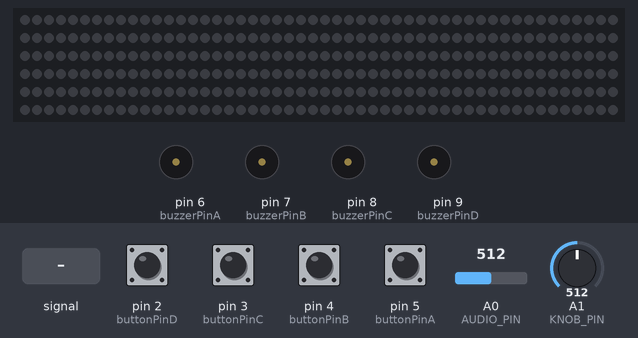
The sketch below on a simulated Arduino Leonardo, built with avr-gcc and run on an emulated ATmega32U4. Parts: 300 RGB LEDs in strip order, left to right, continuing on the next row, buzzer (waves = sounding, pin HIGH). Inputs (shaded band) come from the test bench; at power-on: pin 2 (buttonPinD), pin 3 (buttonPinC), pin 4 (buttonPinB), pin 5 (buttonPinA) HIGH, A0 (AUDIO_PIN) = 512, A1 (KNOB_PIN) = 512. Dim RGB values are drawn brighter than linear; USB keyboard and mouse output is not drawn.

Above: at 1.2 s.
1.3 s: A0 (AUDIO_PIN) fed a 200 Hz sine of ±81 counts around its level
At 1.51 s:
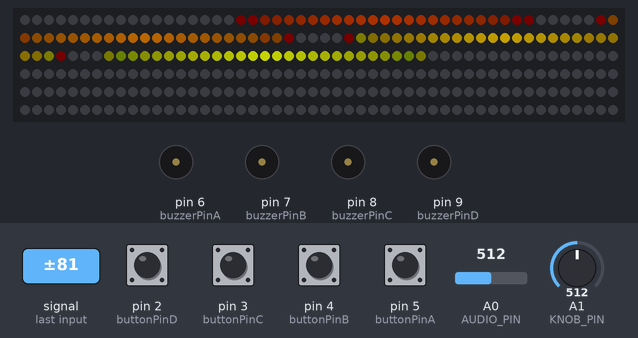
3.2 s: A0 (AUDIO_PIN) set to 774
At 3.52 s:
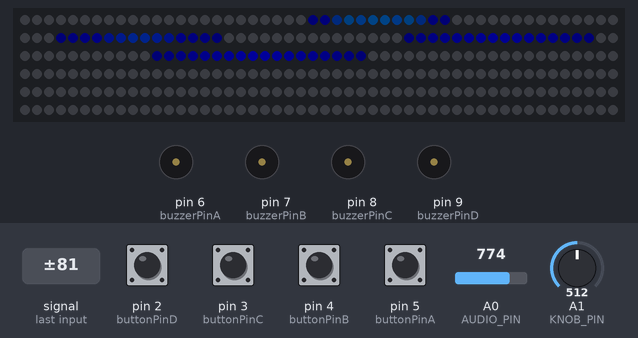
4.9 s: A0 (AUDIO_PIN) set to 761
At 6.15 s:
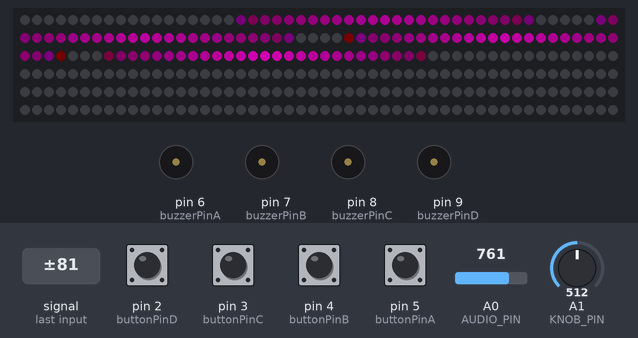
7.2 s: A1 (KNOB_PIN) set to 6
At 9.5 s:
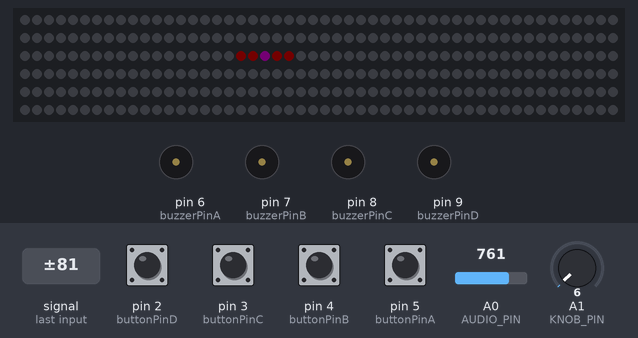
10.2 s: A1 (KNOB_PIN) set to 26
At 11.0 s:
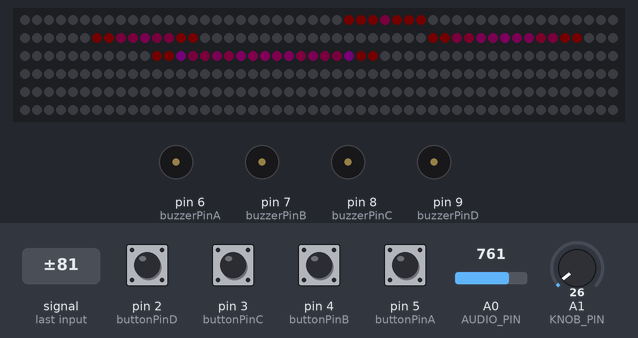
13.2 s: A0 (AUDIO_PIN) fed a 1000 Hz sine of ±255 counts around its level
At 18.7 s:
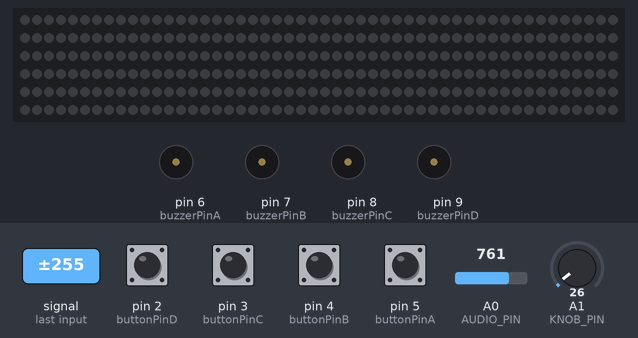

Measured:
- the behaviour switches between 768 and 767 on A0 (AUDIO_PIN) (found by bisection; images 2 and 3)
- after the input at 1.3 s, the LEDs: change after 0.14 s (image 1)
- after the input at 3.2 s, the LEDs: first change after 0.08 s (image 2 shows a later state)
- after the input at 4.9 s, the LEDs: first change after 0.41 s (image 3 shows a later state)
- after the input at 7.2 s, the LEDs: first differ from a run without the input after 0.23 s (image 4 shows a later state)
- after the input at 10.2 s, the LEDs: first change after 0.14 s (image 5 shows a later state)

The sketch:

combined-LED-and-buttons.ino
```cpp
#include "Keyboard.h"
#include <Adafruit_NeoPixel.h>  //Library to simplify interacting with the LED strand
#ifdef __AVR__
#include <avr/power.h>   //Includes the library for power reduction registers if your chip supports them.
#endif                   //More info: http://www.nongnu.org/avr-libc/user-manual/group__avr__power.htlm


// KEYBOARD
// declare button pins
const int buttonPinA = 5;
const int buttonPinB = 4;
const int buttonPinC = 3;
const int buttonPinD = 2;

// declare vibration motor pins
const int buzzerPinA = 6;
const int buzzerPinB = 7;
const int buzzerPinC = 8;
const int buzzerPinD = 9;

// declare vars to store button states for comparison between iterations of the loop
int prevButtonStateA = HIGH;
int prevButtonStateB = HIGH;
int prevButtonStateC = HIGH;
int prevButtonStateD = HIGH;


// LED Music Visualization
//Constants (change these as necessary)
#define LED_PIN   A5  //Pin for the pixel strand. Does not have to be analog.
#define LED_TOTAL 300  //Change this to the number of LEDs in your strand.
#define LED_HALFb  30
#define LED_HALFg  60
#define LED_HALFy  90
#define LED_HALFr  120


#define AUDIO_PIN A0  //Pin for the envelope of the sound detector
#define KNOB_PIN  A1  //Pin for the trimpot 10K


//<Globals>
//  These values either need to be remembered from the last pass of loop() or
//  need to be accessed by several functions in one pass, so they need to be global.

Adafruit_NeoPixel strand = Adafruit_NeoPixel(LED_TOTAL, LED_PIN, NEO_GRB + NEO_KHZ800);  //LED strand objetc

uint16_t gradient = 0; //Used to iterate and loop through each color palette gradually

uint8_t volume = 0;    //Holds the volume level read from the sound detector.
uint8_t last = 0;      //Holds the value of volume from the previous loop() pass.

float maxVol = 10;     //Holds the largest volume recorded thus far to proportionally adjust the visual's responsiveness.
float knob = 1023.0;   //Holds the percentage of how twisted the trimpot is. Used for adjusting the max brightness.
float avgVol = 0;      //Holds the "average" volume-level to proportionally adjust the visual experience.
float avgBump = 0;     //Holds the "average" volume-change to trigger a "bump."

bool bump = false;     //Used to pass if there was a "bump" in volume


void setup() {
 Serial.begin(9600); //Sets data rate for serial data transmission.
 strand.begin(); //Initialize the LED strand object.
 strand.show();  //Show a blank strand, just to get the LED's ready for use.

  // declare the buttons as input_pullup so there's no floating pins - when not pressed, button input pins are attached to 5V; when pressed, 0V
  // hence the inverted logic (pressed is LOW; not pressed is HIGH)

  pinMode(buttonPinA, INPUT_PULLUP);
  pinMode(buttonPinB, INPUT_PULLUP);
  pinMode(buttonPinC, INPUT_PULLUP);
  pinMode(buttonPinD, INPUT_PULLUP);

  pinMode(buzzerPinA, OUTPUT);
  pinMode(buzzerPinB, OUTPUT);
  pinMode(buzzerPinC, OUTPUT);
  pinMode(buzzerPinD, OUTPUT);

  Keyboard.begin();   // actually does nothing. Treat this line as a visual marker that a keyboard is now started.
}


void loop() {

 volume = analogRead(AUDIO_PIN);       //Record the volume level from the sound detector
 knob = analogRead(KNOB_PIN) / 1023.0; //Record how far the trimpot is twisted
 avgVol = (avgVol + volume) / 2.0;     //Take our "average" of volumes.

 //Sets a threshold for volume.
 //  In practice I've found noise can get up to 15, so if it's lower, the visual thinks it's silent.
 //  Also if the volume is less than average volume / 2 (essentially an average with 0), it's considered silent.
 if (volume < avgVol / 2.0 || volume < 15) volume = 0;

 //If the current volume is larger than the loudest value recorded, overwrite
 if (volume > maxVol) maxVol = volume;

 //This is where "gradient" is reset to prevent overflow.
 if (gradient > 1529) {
   gradient %= 1530;

   //Everytime a palette gets completed is a good time to readjust "maxVol," just in case
   //  the song gets quieter; we also don't want to lose brightness intensity permanently
   //  because of one stray loud sound.
   maxVol = (maxVol + volume) / 2.0;
 }


  // checking the state of each button
  int buttonStateA = digitalRead(buttonPinA);
  int buttonStateB = digitalRead(buttonPinB);
  int buttonStateC = digitalRead(buttonPinC);
  int buttonStateD = digitalRead(buttonPinD);


  // Button A is currently pressed and previously not pressed --> Press the button
  if (buttonStateA == LOW && prevButtonStateA == HIGH) {
    Keyboard.press('a');  // Use .press not .write to achieve continuous key press; otherwise, button will release right after.
    // Since we use .press, we need a way to release the key. See below
    digitalWrite(buzzerPinA, HIGH);
    delay(30);
    digitalWrite(buzzerPinA, LOW);
  }

  // Button A is currently not pressed and was previously pressed --> Release the button
  if (buttonStateA == HIGH && prevButtonStateA == LOW) {
    Keyboard.release('a'); // without this, if this button was previously pressed, it would forever keep pressing without releasing
    delay(30);
  }

  if (buttonStateB == LOW && prevButtonStateB == HIGH) {
    Keyboard.press('b');
    digitalWrite(buzzerPinB, HIGH);
    delay(30);
    digitalWrite(buzzerPinB, LOW);
  }

  if (buttonStateB == HIGH && prevButtonStateB == LOW) {
    Keyboard.release('b');
    delay(30);
  }

  if (buttonStateC == LOW && prevButtonStateC == HIGH) {
    Keyboard.press('c');
    digitalWrite(buzzerPinC, HIGH);
    delay(30);
    digitalWrite(buzzerPinC, LOW);
  }

  if (buttonStateC == HIGH && prevButtonStateC == LOW) {
    Keyboard.release('c');
    delay(100);
  }

  if (buttonStateD == LOW && prevButtonStateD == HIGH) {
    Keyboard.press('d');
    digitalWrite(buzzerPinD, HIGH);
    delay(30);
    digitalWrite(buzzerPinD, LOW);
  }

  if (buttonStateD == HIGH && prevButtonStateD == LOW) {
    Keyboard.release('d');
    delay(30);
  }

  // Update button states such that the next iteration can compare to button states of this iteration
  prevButtonStateA = buttonStateA;
  prevButtonStateB = buttonStateB;
  prevButtonStateC = buttonStateC;
  prevButtonStateD = buttonStateD;

// delay(10);


 if (volume - last > avgVol - last && avgVol - last > 0) avgBump = (avgBump + (volume - last)) / 2.0;


 //if there is a notable change in volume, trigger a "bump"
 bump = (volume - last) > avgBump;


 Pulse(LED_HALFb);   //Calls the visual to be displayed with the globals as they are.
 Pulse(LED_HALFg);   //Calls the visual to be displayed with the globals as they are.
 Pulse(LED_HALFy);   //Calls the visual to be displayed with the globals as they are.
 Pulse(LED_HALFr);   //Calls the visual to be displayed with the globals as they are.


 gradient++;    //Increments gradient

 last = volume; //Records current volume for next pass

 delay(30);   //Paces visuals so they aren't too fast to be enjoyable
}


//PULSE
//Pulse from center of the strand
void Pulse(int half) {
 fade(0.75);   //Listed below, this function simply dims the colors a little bit each pass of loop()
 //Advances the gradient to the next noticeable color if there is a "bump"
 if (bump) gradient += 64;

 //If it's silent, we want the fade effect to take over, hence this if-statement
 if (volume > 0) {
   uint32_t col = Rainbow(gradient); //Our retrieved 32-bit color

   //These variables determine where to start and end the pulse since it starts from the middle of the strand.
   //  The quantities are stored in variables so they only have to be computed once.
   int start = half - (15 * (volume / maxVol));
   int finish = half + (15 * (volume / maxVol)) + strand.numPixels() % 2;
   //int finish = half + (half * (volume / maxVol));
   //Listed above, LED_HALF is simply half the number of LEDs on your strand. ↑ this part adjusts for an odd quantity.


   for (int i = start; i < finish; i++) {
     //"damp" creates the fade effect of being dimmer the farther the pixel is from the center of the strand.
     //  It returns a value between 0 and 1 that peaks at 1 at the center of the strand and 0 at the ends.
     float damp = float(
                    ((finish - start) / 2.0) -
                    abs((i - start) - ((finish - start) / 2.0))
                  )
                  / float((finish - start) / 2.0);

     //Sets the each pixel on the strand to the appropriate color and intensity
     //  strand.Color() takes 3 values between 0 & 255, and returns a 32-bit integer.
     //  Notice "knob" affecting the brightness, as in the rest of the visuals.
     //  Also notice split() being used to get the red, green, and blue values.
     strand.setPixelColor(i, strand.Color(
                            split(col, 0) * pow(damp, 2.0) * knob,
                            split(col, 1) * pow(damp, 2.0) * knob,
                            split(col, 2) * pow(damp, 2.0) * knob
                          ));
   }
   //Sets the max brightness of all LEDs. If it's loud, it's brighter.
   //  "knob" was not used here because it occasionally caused minor errors in color display.
   strand.setBrightness(255.0 * pow(volume / maxVol, 2));
 }


 //This command actually shows the lights. If you make a new visualization, don't forget this!
 strand.show();
}


//Fades lights by multiplying them by a value between 0 and 1 each pass of loop().
void fade(float damper) {
 //"damper" must be between 0 and 1, or else you'll end up brightening the lights or doing nothing.
 if (damper >= 1) damper = 0.99;

 for (int i = 0; i < strand.numPixels(); i++) {
   //Retrieve the color at the current position.
   uint32_t col = (strand.getPixelColor(i)) ? strand.getPixelColor(i) : strand.Color(0, 0, 0);

   //If it's black, you can't fade that any further.
   if (col == 0) continue;

   float colors[3]; //Array of the three RGB values

   //Multiply each value by "damper"
   for (int j = 0; j < 3; j++) colors[j] = split(col, j) * damper;

   //Set the dampened colors back to their spot.
   strand.setPixelColor(i, strand.Color(colors[0] , colors[1], colors[2]));
 }
}

uint8_t split(uint32_t color, uint8_t i ) {
 //0 = Red, 1 = Green, 2 = Blue
 if (i == 0) return color >> 16;
 if (i == 1) return color >> 8;
 if (i == 2) return color >> 0;
 return -1;
}

//This function simply take a value and returns a gradient color
//  in the form of an unsigned 32-bit integer

//The gradient returns a different, changing color for each multiple of 255
//  This is because the max value of any of the 3 LEDs is 255, so it's
//  an intuitive cutoff for the next color to start appearing.
//  Gradients should also loop back to their starting color so there's no jumps in color.

uint32_t Rainbow(unsigned int i) {
 if (i > 1529) return Rainbow(i % 1530);
 if (i > 1274) return strand.Color(255, 0, 255 - (i % 255));   //violet -> red
 if (i > 1019) return strand.Color((i % 255), 0, 255);         //blue -> violet
 if (i > 764) return strand.Color(0, 255 - (i % 255), 255);    //aqua -> blue
 if (i > 509) return strand.Color(0, 255, (i % 255));          //green -> aqua
 if (i > 255) return strand.Color(255 - (i % 255), 255, 0);    //yellow -> green
 return strand.Color(255, i, 0);                               //red -> yellow
}


// Testing space: 
```
